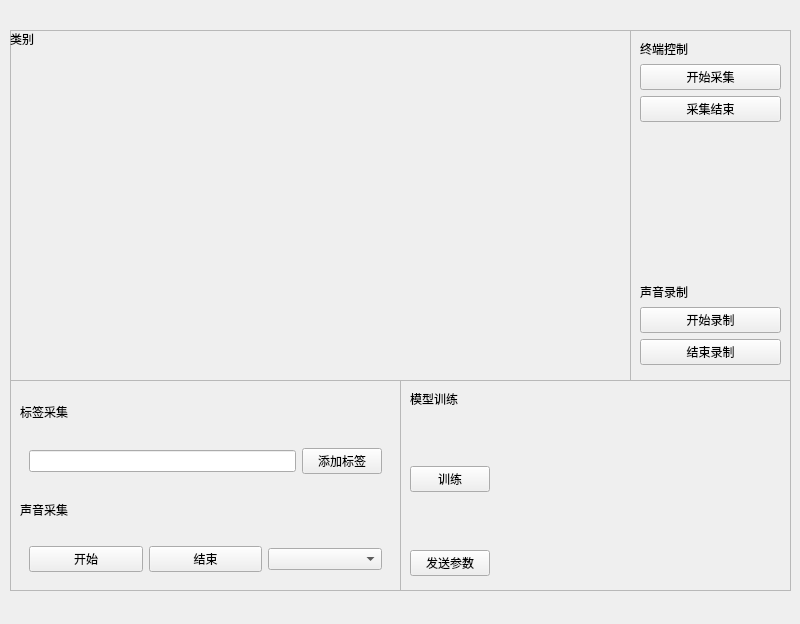
<?xml version="1.0" encoding="UTF-8"?>
<ui version="4.0">
 <class>AudioWidget</class>
 <widget class="QWidget" name="AudioWidget">
  <property name="geometry">
   <rect>
    <x>0</x>
    <y>0</y>
    <width>800</width>
    <height>624</height>
   </rect>
  </property>
  <property name="sizePolicy">
   <sizepolicy hsizetype="Fixed" vsizetype="Fixed">
    <horstretch>0</horstretch>
    <verstretch>0</verstretch>
   </sizepolicy>
  </property>
  <property name="windowTitle">
   <string>Form</string>
  </property>
  <widget class="QStackedWidget" name="stackedWidget">
   <property name="geometry">
    <rect>
     <x>0</x>
     <y>30</y>
     <width>800</width>
     <height>624</height>
    </rect>
   </property>
   <property name="sizePolicy">
    <sizepolicy hsizetype="Fixed" vsizetype="Fixed">
     <horstretch>0</horstretch>
     <verstretch>0</verstretch>
    </sizepolicy>
   </property>
   <property name="currentIndex">
    <number>0</number>
   </property>
   <widget class="QWidget" name="page_3">
    <widget class="QFrame" name="frame_7">
     <property name="geometry">
      <rect>
       <x>10</x>
       <y>0</y>
       <width>781</width>
       <height>351</height>
      </rect>
     </property>
     <property name="frameShape">
      <enum>QFrame::StyledPanel</enum>
     </property>
     <property name="frameShadow">
      <enum>QFrame::Sunken</enum>
     </property>
     <widget class="QWidget" name="widget_3" native="true">
      <property name="geometry">
       <rect>
        <x>0</x>
        <y>0</y>
        <width>621</width>
        <height>341</height>
       </rect>
      </property>
      <layout class="QVBoxLayout" name="verticalLayout">
       <item>
        <widget class="QLabel" name="label_audio_class">
         <property name="sizePolicy">
          <sizepolicy hsizetype="Preferred" vsizetype="Fixed">
           <horstretch>0</horstretch>
           <verstretch>0</verstretch>
          </sizepolicy>
         </property>
         <property name="text">
          <string>类别</string>
         </property>
        </widget>
       </item>
       <item>
        <widget class="QCustomPlot" name="customPlot" native="true"/>
       </item>
      </layout>
     </widget>
     <widget class="QFrame" name="frame_8">
      <property name="geometry">
       <rect>
        <x>620</x>
        <y>0</y>
        <width>161</width>
        <height>351</height>
       </rect>
      </property>
      <property name="sizePolicy">
       <sizepolicy hsizetype="Fixed" vsizetype="Fixed">
        <horstretch>0</horstretch>
        <verstretch>0</verstretch>
       </sizepolicy>
      </property>
      <property name="frameShape">
       <enum>QFrame::StyledPanel</enum>
      </property>
      <property name="frameShadow">
       <enum>QFrame::Sunken</enum>
      </property>
      <property name="lineWidth">
       <number>10</number>
      </property>
      <layout class="QVBoxLayout" name="verticalLayout_3">
       <item>
        <widget class="QLabel" name="label_3">
         <property name="text">
          <string>终端控制</string>
         </property>
        </widget>
       </item>
       <item>
        <widget class="QPushButton" name="button_audio_capStart">
         <property name="text">
          <string>开始采集</string>
         </property>
        </widget>
       </item>
       <item>
        <widget class="QPushButton" name="button_audio_capEnd">
         <property name="text">
          <string>采集结束</string>
         </property>
        </widget>
       </item>
       <item>
        <spacer name="verticalSpacer_6">
         <property name="orientation">
          <enum>Qt::Vertical</enum>
         </property>
         <property name="sizeHint" stdset="0">
          <size>
           <width>20</width>
           <height>80</height>
          </size>
         </property>
        </spacer>
       </item>
       <item>
        <widget class="QLabel" name="label_7">
         <property name="text">
          <string>声音录制</string>
         </property>
        </widget>
       </item>
       <item>
        <widget class="QPushButton" name="button_audio_recordStart">
         <property name="text">
          <string>开始录制</string>
         </property>
        </widget>
       </item>
       <item>
        <widget class="QPushButton" name="button_audio_recordEnd">
         <property name="text">
          <string>结束录制</string>
         </property>
        </widget>
       </item>
       <item>
        <widget class="QWidget" name="widget_6" native="true">
         <layout class="QHBoxLayout" name="horizontalLayout_4">
          <property name="leftMargin">
           <number>0</number>
          </property>
          <property name="topMargin">
           <number>0</number>
          </property>
          <property name="rightMargin">
           <number>0</number>
          </property>
          <property name="bottomMargin">
           <number>0</number>
          </property>
         </layout>
        </widget>
       </item>
      </layout>
     </widget>
    </widget>
    <widget class="QFrame" name="frame_9">
     <property name="geometry">
      <rect>
       <x>10</x>
       <y>350</y>
       <width>391</width>
       <height>211</height>
      </rect>
     </property>
     <property name="frameShape">
      <enum>QFrame::StyledPanel</enum>
     </property>
     <property name="frameShadow">
      <enum>QFrame::Sunken</enum>
     </property>
     <layout class="QVBoxLayout" name="verticalLayout_4">
      <item>
       <widget class="QLabel" name="label_8">
        <property name="text">
         <string>标签采集</string>
        </property>
       </widget>
      </item>
      <item>
       <widget class="QWidget" name="widget_7" native="true">
        <layout class="QHBoxLayout" name="horizontalLayout_5">
         <item>
          <widget class="QLineEdit" name="lineEdit_audio"/>
         </item>
         <item>
          <widget class="QPushButton" name="button_audio_labelAdd">
           <property name="text">
            <string>添加标签</string>
           </property>
          </widget>
         </item>
        </layout>
       </widget>
      </item>
      <item>
       <widget class="QLabel" name="label_9">
        <property name="text">
         <string>声音采集</string>
        </property>
       </widget>
      </item>
      <item>
       <widget class="QWidget" name="widget_8" native="true">
        <layout class="QHBoxLayout" name="horizontalLayout_6">
         <item>
          <widget class="QPushButton" name="button_audio_sampleStart">
           <property name="text">
            <string>开始</string>
           </property>
          </widget>
         </item>
         <item>
          <widget class="QPushButton" name="button_audio_sampleEnd">
           <property name="text">
            <string>结束</string>
           </property>
          </widget>
         </item>
         <item>
          <widget class="QComboBox" name="combo_audio"/>
         </item>
        </layout>
       </widget>
      </item>
     </layout>
    </widget>
    <widget class="QFrame" name="frame_10">
     <property name="geometry">
      <rect>
       <x>400</x>
       <y>350</y>
       <width>391</width>
       <height>211</height>
      </rect>
     </property>
     <property name="frameShape">
      <enum>QFrame::StyledPanel</enum>
     </property>
     <property name="frameShadow">
      <enum>QFrame::Sunken</enum>
     </property>
     <layout class="QGridLayout" name="gridLayout_2">
      <item row="0" column="0">
       <widget class="QLabel" name="label_10">
        <property name="text">
         <string>模型训练</string>
        </property>
       </widget>
      </item>
      <item row="0" column="1">
       <spacer name="verticalSpacer_7">
        <property name="orientation">
         <enum>Qt::Vertical</enum>
        </property>
        <property name="sizeType">
         <enum>QSizePolicy::Fixed</enum>
        </property>
        <property name="sizeHint" stdset="0">
         <size>
          <width>20</width>
          <height>13</height>
         </size>
        </property>
       </spacer>
      </item>
      <item row="1" column="1">
       <spacer name="verticalSpacer_8">
        <property name="orientation">
         <enum>Qt::Vertical</enum>
        </property>
        <property name="sizeHint" stdset="0">
         <size>
          <width>20</width>
          <height>39</height>
         </size>
        </property>
       </spacer>
      </item>
      <item row="2" column="0" colspan="2">
       <widget class="QPushButton" name="button_audio_train">
        <property name="text">
         <string>训练</string>
        </property>
       </widget>
      </item>
      <item row="2" column="2">
       <spacer name="horizontalSpacer_2">
        <property name="orientation">
         <enum>Qt::Horizontal</enum>
        </property>
        <property name="sizeHint" stdset="0">
         <size>
          <width>177</width>
          <height>20</height>
         </size>
        </property>
       </spacer>
      </item>
      <item row="3" column="1">
       <spacer name="verticalSpacer_9">
        <property name="orientation">
         <enum>Qt::Vertical</enum>
        </property>
        <property name="sizeHint" stdset="0">
         <size>
          <width>20</width>
          <height>36</height>
         </size>
        </property>
       </spacer>
      </item>
      <item row="4" column="0" colspan="2">
       <widget class="QPushButton" name="button_audio_param">
        <property name="text">
         <string>发送参数</string>
        </property>
       </widget>
      </item>
      <item row="5" column="0" colspan="2">
       <spacer name="verticalSpacer_10">
        <property name="orientation">
         <enum>Qt::Vertical</enum>
        </property>
        <property name="sizeType">
         <enum>QSizePolicy::Fixed</enum>
        </property>
        <property name="sizeHint" stdset="0">
         <size>
          <width>20</width>
          <height>5</height>
         </size>
        </property>
       </spacer>
      </item>
     </layout>
    </widget>
   </widget>
   <widget class="QWidget" name="page_4"/>
  </widget>
 </widget>
 <customwidgets>
  <customwidget>
   <class>QCustomPlot</class>
   <extends>QWidget</extends>
   <header location="global">qcustomplot.h</header>
   <container>1</container>
  </customwidget>
 </customwidgets>
 <resources/>
 <connections/>
</ui>
